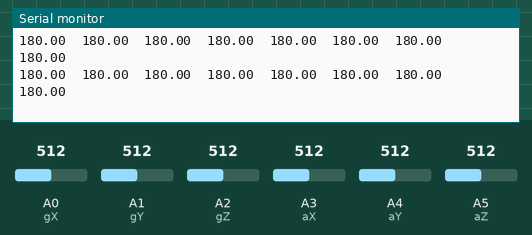
The sketch below on a simulated Arduino Uno, built with avr-gcc and run on an emulated ATmega328P. Parts: the last lines printed to the serial monitor. Inputs (shaded band) come from the test bench; at power-on: A0 (gX) = 512, A1 (gY) = 512, A2 (gZ) = 512, A3 (aX) = 512, A4 (aY) = 512, A5 (aZ) = 512.

Above: at 2.3 s.
2.4 s: A0 (gX) set to 209
At 3.0 s:
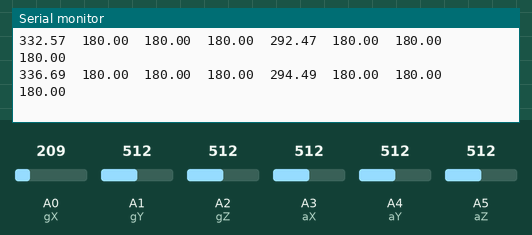
5.4 s: A0 (gX) set to 177
At 6.0 s:
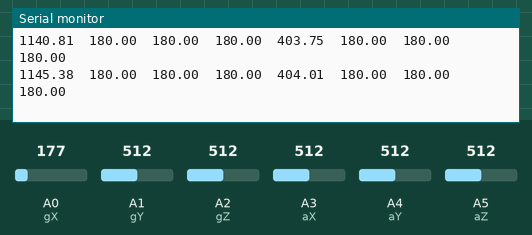
6.9 s: A1 (gY) set to 206
At 8.0 s:
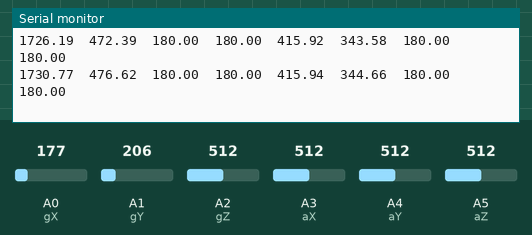
9.9 s: A1 (gY) set to 178
At 10.4 s:
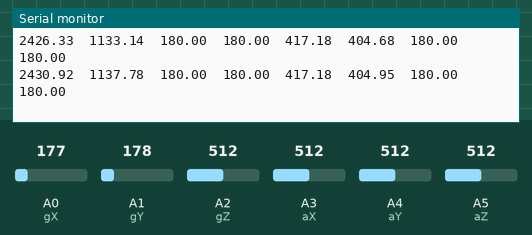
12.9 s: A1 (gY) set to 704
At 13.8 s:
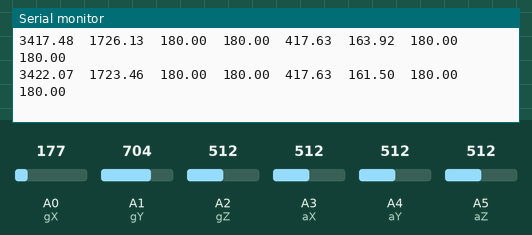
14.4 s: A1 (gY) set to 724
At 14.9 s:
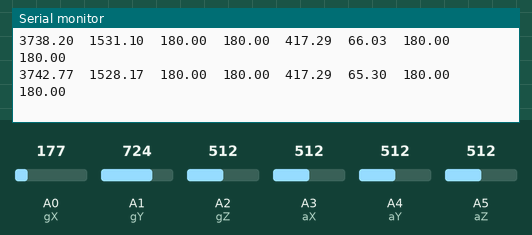
Timing chart, 0 to 16.9 s (numbered marks = the images above; inputs shaded):
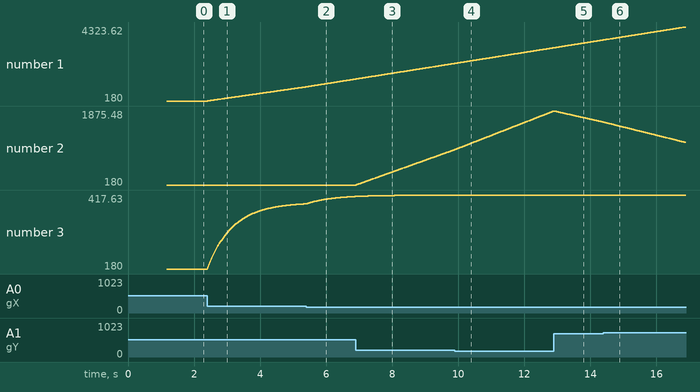

Measured:
- after the input at 2.4 s, the serial monitor: prints a new line at once (image 1)
- plotted number 1: 180 → 971.7 after the input at 2.4 s
- plotted number 3: 180 → 389.22 after the input at 2.4 s

The sketch:

LPR530AL_LY530ALH_ADXL335.ino
```cpp
// (licence header left out)
#include "Kalman.h" // Source: https://github.com/TKJElectronics/KalmanFilter

Kalman kalmanX;
Kalman kalmanY;

#define gX A0
#define gY A1
#define gZ A2

#define aX A3
#define aY A4
#define aZ A5

double zeroValue[6] = { 0 }; // gyroX, gyroY, gyroZ, accX, accY, accZ

/* All the angles start at 180 degrees */
double gyroXangle = 180;
double gyroYangle = 180;
double gyroZangle = 180;

// Complimentary filter
double compAngleX = 180;
double compAngleY = 180;

// Used for timing
unsigned long timer;

void setup() {
  analogReference(EXTERNAL); // 3.3V
  Serial.begin(115200);
  delay(100);//wait for the sensor to get ready

  // Calibrate all sensors in horizontal position
  for (uint8_t i = 0; i < 100; i++) { // Take the average of 100 readings
    zeroValue[0] += analogRead(gX);
    zeroValue[1] += analogRead(gY);
    zeroValue[2] += analogRead(gZ);
    zeroValue[3] += analogRead(aX);
    zeroValue[4] += analogRead(aY);
    zeroValue[5] += analogRead(aZ);
    delay(10);
  }
  zeroValue[0] /= 100;
  zeroValue[1] /= 100;
  zeroValue[2] /= 100;
  zeroValue[3] /= 100;
  zeroValue[4] /= 100;
  zeroValue[5] /= 100;
  zeroValue[5] -= 102.3; // Z value is -1g when facing upwards - Sensitivity = 0.33/3.3*1023=102.3

  kalmanX.setAngle(180); // Set starting angle
  kalmanY.setAngle(180);
  timer = micros(); // start timing
}

void loop() {
  double gyroXrate = -((analogRead(gX)-zeroValue[0])/1.0323); // (gyroXadc-gryoZeroX)/Sensitivity - in quids - Sensitivity = 0.00333/3.3*1023=1.0323
  gyroXangle += gyroXrate*((double)(micros()-timer)/1000000); // Without any filter

  double gyroYrate = -((analogRead(gY)-zeroValue[1])/1.0323);
  gyroYangle += gyroYrate*((double)(micros()-timer)/1000000);

  /*
  double gyroZrate = -((analogRead(gZ)-zeroValue[2])/1.0323);
  gyroZangle += gyroZrate*((double)(micros()-timer)/1000000);
  Serial.println(gyroZangle); // This is the yaw
  */

  double accXval = (double)analogRead(aX)-zeroValue[3];
  double accYval = (double)analogRead(aY)-zeroValue[4];
  double accZval = (double)analogRead(aZ)-zeroValue[5];

  // Convert to 360 degrees resolution
  // atan2 outputs the value of -π to π (radians) - see http://en.wikipedia.org/wiki/Atan2
  // We are then convert it to 0 to 2π and then from radians to degrees
  double accXangle = (atan2(accXval, accZval)+PI)*RAD_TO_DEG;
  double accYangle = (atan2(accYval, accZval)+PI)*RAD_TO_DEG;

  /* You might have to tune the filters to get the best values */
  compAngleX = (0.98*(compAngleX+(gyroXrate*(double)(micros()-timer)/1000000)))+(0.02*(accXangle));
  compAngleY = (0.98*(compAngleY+(gyroYrate*(double)(micros()-timer)/1000000)))+(0.02*(accYangle));
  double xAngle = kalmanX.getAngle(accXangle, gyroXrate, (double)(micros()-timer));
  double yAngle = kalmanY.getAngle(accYangle, gyroYrate, (double)(micros()-timer));

  timer = micros(); // reset timing

  /* print data to processing */
  Serial.print(gyroXangle);Serial.print("\t");
  Serial.print(gyroYangle);Serial.print("\t");

  Serial.print(accXangle);Serial.print("\t");
  Serial.print(accYangle);Serial.print("\t");

  Serial.print(compAngleX);Serial.print("\t");
  Serial.print(compAngleY); Serial.print("\t");

  Serial.print(xAngle);Serial.print("\t");
  Serial.print(yAngle);Serial.print("\t");

  Serial.print("\n");

  delay(10);
}
```

Kalman.h
```cpp
// (licence header left out)
#ifndef _Kalman_h
#define _Kalman_h

class Kalman {
public:
    Kalman() {
        /* We will set the varibles like so, these can also be tuned by the user */
        Q_angle = 0.001;
        Q_bias = 0.003;
        R_measure = 0.03;

        bias = 0; // Reset bias
        P[0][0] = 0; // Since we assume tha the bias is 0 and we know the starting angle (use setAngle), the error covariance matrix is set like so - see: http://en.wikipedia.org/wiki/Kalman_filter#Example_application.2C_technical
        P[0][1] = 0;
        P[1][0] = 0;
        P[1][1] = 0;
    };
    // The angle should be in degrees and the rate should be in degrees per second and the delta time in seconds
    double getAngle(double newAngle, double newRate, double dt) {
        // KasBot V2  -  Kalman filter module - http://www.x-firm.com/?page_id=145
        // Modified by Kristian Lauszus
        // See my blog post for more information: http://blog.tkjelectronics.dk/2012/09/a-practical-approach-to-kalman-filter-and-how-to-implement-it

        // Discrete Kalman filter time update equations - Time Update ("Predict")
        // Update xhat - Project the state ahead
        /* Step 1 */
        rate = newRate - bias;
        angle += dt * rate;

        // Update estimation error covariance - Project the error covariance ahead
        /* Step 2 */
        P[0][0] += dt * (dt*P[1][1] - P[0][1] - P[1][0] + Q_angle);
        P[0][1] -= dt * P[1][1];
        P[1][0] -= dt * P[1][1];
        P[1][1] += Q_bias * dt;

        // Discrete Kalman filter measurement update equations - Measurement Update ("Correct")
        // Calculate Kalman gain - Compute the Kalman gain
        /* Step 4 */
        S = P[0][0] + R_measure;
        /* Step 5 */
        K[0] = P[0][0] / S;
        K[1] = P[1][0] / S;

        // Calculate angle and bias - Update estimate with measurement zk (newAngle)
        /* Step 3 */
        y = newAngle - angle;
        /* Step 6 */
        angle += K[0] * y;
        bias += K[1] * y;

        // Calculate estimation error covariance - Update the error covariance
        /* Step 7 */
        P[0][0] -= K[0] * P[0][0];
        P[0][1] -= K[0] * P[0][1];
        P[1][0] -= K[1] * P[0][0];
        P[1][1] -= K[1] * P[0][1];

        return angle;
    };
    void setAngle(double newAngle) { angle = newAngle; }; // Used to set angle, this should be set as the starting angle
    double getRate() { return rate; }; // Return the unbiased rate

    /* These are used to tune the Kalman filter */
    void setQangle(double newQ_angle) { Q_angle = newQ_angle; };
    void setQbias(double newQ_bias) { Q_bias = newQ_bias; };
    void setRmeasure(double newR_measure) { R_measure = newR_measure; };

private:
    /* Kalman filter variables */
    double Q_angle; // Process noise variance for the accelerometer
    double Q_bias; // Process noise variance for the gyro bias
    double R_measure; // Measurement noise variance - this is actually the variance of the measurement noise

    double angle; // The angle calculated by the Kalman filter - part of the 2x1 state matrix
    double bias; // The gyro bias calculated by the Kalman filter - part of the 2x1 state matrix
    double rate; // Unbiased rate calculated from the rate and the calculated bias - you have to call getAngle to update the rate

    double P[2][2]; // Error covariance matrix - This is a 2x2 matrix
    double K[2]; // Kalman gain - This is a 2x1 matrix
    double y; // Angle difference - 1x1 matrix
    double S; // Estimate error - 1x1 matrix
};

#endif
```
